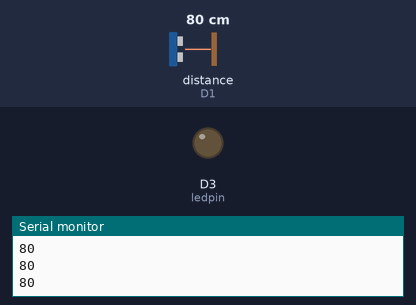
A sketch run on a simulated ESP8266 (NodeMCU). Shown: output pins drawn as LEDs (lit = HIGH), the last lines printed to the serial monitor. Wiring (inferred from the names in the program): ultrasonic range finder: trigger D2; echo D1. The inputs (shaded band) are chosen by the test bench; at power-on: distance to the obstacle (sensor on D1) 80 cm. The echo pulse lasts 58.3 µs per cm; WiFi joins after 1.5 s; servers stay silent unless stated; no MQTT or app messages arrive unless stated; pins used as bus, display or sensor lines are not drawn.

Above: at 2.7 s.
2.8 s: distance to the obstacle (sensor on D1) set to 53 cm
4.3 s: distance to the obstacle (sensor on D1) set to 45 cm
At 5.0 s:
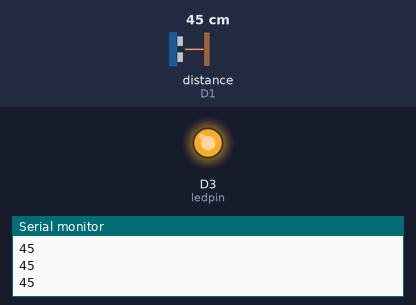
8.8 s: distance to the obstacle (sensor on D1) set to 60 cm
At 10.0 s:
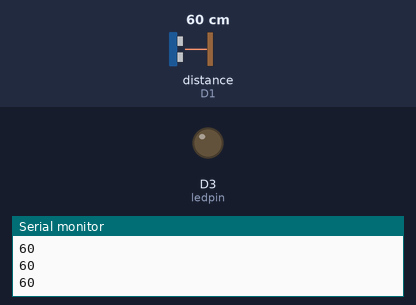
10.3 s: distance to the obstacle (sensor on D1) set to 2 cm
At 11.7 s:
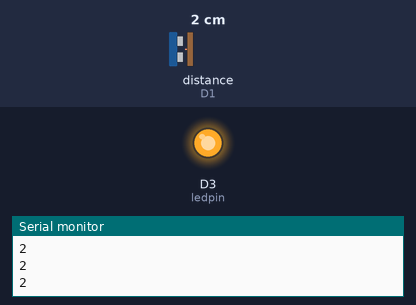
Timing chart, 0 to 12.8 s (numbered marks = the images above; inputs shaded):
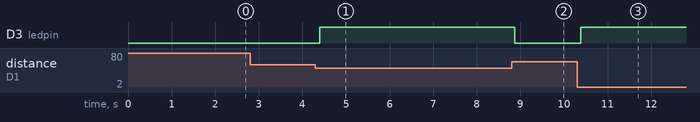

The sketch:

mqtt_HC_SR04.ino
```cpp
#include <ESP8266WiFi.h>
#include <PubSubClient.h>
#include <ArduinoJson.h>
// Trig接Arduino板的Digital 5口，触发测距；Echo接Digital 4口，接收距离信号。
#define inputPin D1 // 定义超声波信号接收接口
#define outputPin D2    // 定义超声波信号发出接口
#define ledpin   D3     //亮灯
unsigned int mac=0;//mac地址

const char* ssid = "WUZEEN";//连接的路由器的名字
const char* password = "wuzeen1996";//连接的路由器的密码
//const char* ssid = "yzzn";//连接的路由器的名字
//const char* password = "8888888888";//连接的路由器的密码

//const char* ssid = "YJS";//连接的路由器的名字
//const char* password = "YJS88888888";//连接的路由器的密码
//const char* mqtt_server = "47.93.196.49";//服务器的地址 iot.eclipse.org是开源服务器,实验室服务器：123.206.127.199
const char* mqtt_server = "39.108.118.166";//服务器的地址 iot.eclipse.org是开源服务器,实验室服务器：123.206.127.199

long lastMsg = 0;//存放时间的变量

WiFiClient espClient;
PubSubClient client(espClient);


char msg[100];//存放要发的数据
int Distance=0;

void setup_wifi() {//自动连WIFI接入网络
  delay(10);
  WiFi.begin(ssid, password);
  while (WiFi.status() != WL_CONNECTED) {
    delay(500);
  }
}

void callback(char* topic, byte* payload, unsigned int length) {//用于接收数据

  for (int i = 0; i < length; i++) {
    Serial.print((char)payload[i]);//串口打印接收到的数据
  }
  Serial.println();//换行

}

void reconnect() {//等待，直到连接上服务器
  while (!client.connected()) {//如果没有连接上
    if (client.connect("wuzeenyi")+mac) {//接入时的用户名，尽量取一个很不常用的用户名
      client.subscribe("testdistance");//接收外来的数据时的intopic
    } else {
      Serial.print("failed, rc=");//连接失败
      Serial.print(client.state());//重新连接
      Serial.println(" try again in 5 seconds");//延时5秒后重新连接
      delay(5000);
    }
  }
}

void encodeJson(){
  DynamicJsonBuffer jsonBuffer;
  JsonObject& root1 = jsonBuffer.createObject();
  root1["Distance"] = Distance;
  root1.printTo(msg);
 }


void setup() {//初始化程序，只运行一遍
  Serial.begin(9600);//设置串口波特率（与烧写用波特率不是一个概念）
  mac=ESP.getChipId();
  pinMode(ledpin,OUTPUT);
  pinMode(inputPin, INPUT);
  pinMode(outputPin, OUTPUT);
  setup_wifi();//自动连WIFI接入网络
  client.setServer(mqtt_server, 1883);//1883为端口号
  client.setCallback(callback); //用于接收服务器接收的数据
  Serial.println(mac);
}

void HC_SR04(){
digitalWrite(outputPin, LOW); // 使发出发出超声波信号接口低电平2μs
delayMicroseconds(2);
digitalWrite(outputPin, HIGH); // 使发出发出超声波信号接口高电平10μs，这里是至少10μs
delayMicroseconds(10);
digitalWrite(outputPin, LOW); // 保持发出超声波信号接口低电平
int distance = pulseIn(inputPin, HIGH); // 读出脉冲时间
distance= distance/58; // 将脉冲时间转化为距离（单位：厘米）
Distance=distance;//将所测的距离进行赋值
Serial.println(distance); //输出距离值
delay(50);
if (distance >=50)
{//如果距离大于50厘米小灯熄灭
digitalWrite(ledpin,LOW);
}//如果距离小于50厘米小灯亮起
else
digitalWrite(ledpin,HIGH);
//在此处我有新想法，在数据不变时不发数据，在数据变化后发数据。或者在数据比较大时不发数据，因为可以理解这个时候没人靠近，在有人靠近时发数据，可以结合其他指令来一起控制
}

void loop() {//主循环
   HC_SR04();
   reconnect();//确保连上服务器，否则一直等待。
   client.loop();//MUC接收数据的主循环函数。
    encodeJson();
   long now = millis();//记录当前时间
   if (now - lastMsg > 1000) {//每隔1秒进行if内部语句
    client.publish("distance", msg);//发送数据，其中temperature是发出去的outtopic
    lastMsg = now;//刷新上一次发送数据的时间
  }
}
```

Measured:
- the behaviour switches between 50 and 49 cm on distance to the obstacle (sensor on D1) (found by bisection; images 0 and 1)
- after the input at 4.3 s, D3 (ledpin): LOW → HIGH after 0.10 s
- after the input at 8.8 s, D3 (ledpin): HIGH → LOW after 0.08 s
- after the input at 10.3 s, D3 (ledpin): LOW → HIGH after 0.09 s
